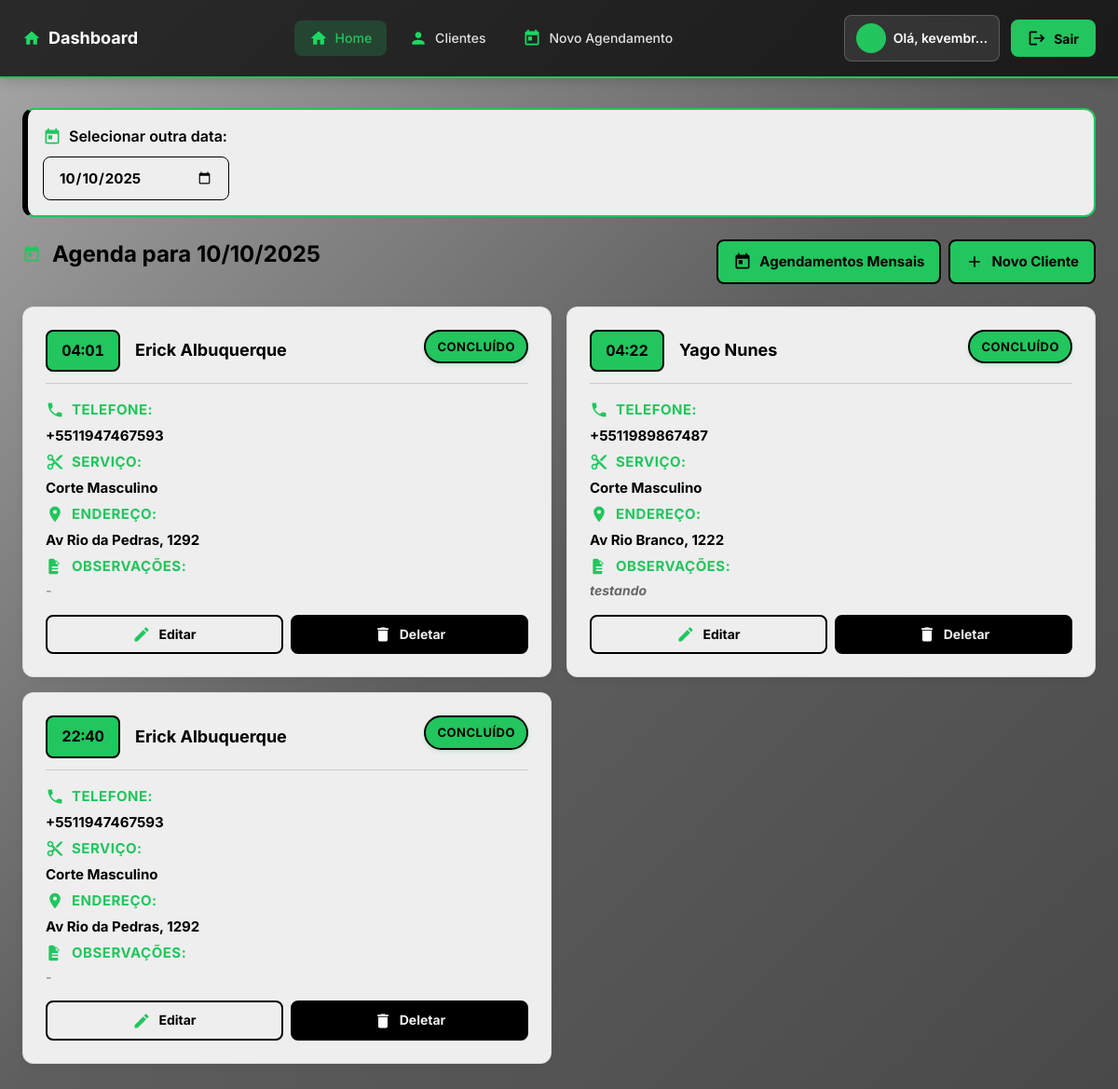
Screenshot of /painel/ (signed in) with the database file from the repository.
### agendamentos/models.py (models this page shows, shortened)
class Agendamento(models.Model):
    STATUS_CHOICES = [
        ('confirmado', 'Pendente'),
        ('a_caminho', 'À caminho'),
        ('concluido', 'Concluído'),
        ('cancelado', 'Cancelado'),
    ]
    cliente = models.ForeignKey(Cliente, on_delete=models.SET_NULL, null=True, blank=True, related_name='agendamentos')
    servico = models.ForeignKey(Servico, on_delete=models.PROTECT)
    data = models.DateField()
    hora = models.TimeField()
    status = models.CharField(max_length=15, choices=STATUS_CHOICES, default='confirmado')
    observacoes = models.TextField(blank=True, null=True)
    previsao_chegada = models.IntegerField(blank=True, null=True, help_text="Previsão de chegada em minutos")
    criado_em = models.DateTimeField(auto_now_add=True)
    class Meta:
        ordering = ['-data', '-hora']

class Cliente(models.Model):
    nome = models.CharField(max_length=100)
    telefone = models.CharField(max_length=15, unique=True, blank=True, null=True)
    endereco = models.TextField(blank=True, null=True, help_text="Endereço completo do cliente")
    observacoes = models.TextField(blank=True, null=True)

class Servico(models.Model):
    nome = models.CharField(max_length=100)
    descricao = models.TextField(blank=True, null=True)
    duracao = models.IntegerField(help_text="Duração em minutos")
    preco = models.DecimalField(max_digits=6, decimal_places=2)
    ativo = models.BooleanField(default=True)

### agendamentos/views.py (the view)
# urls.py: path('', views.painel_barbeiro, name='home'),
@login_required
def painel_barbeiro(request):
    data_selecionada = request.GET.get('data')
    if data_selecionada:
        try:
            data_selecionada = datetime.strptime(data_selecionada, '%Y-%m-%d').date()
        except ValueError:
            data_selecionada = date.today()
    else:
        data_selecionada = date.today()
    agendamentos = Agendamento.objects.filter(data=data_selecionada).order_by('hora')
    context = {
        'agendamentos': agendamentos,
        'data_selecionada': data_selecionada,
    }
    return render(request, 'agendamentos/painel_barbeiro.html', context)

### agendamentos/templates/agendamentos/painel_barbeiro.html (shortened to what this page needs)
{% extends 'agendamentos/base.html' %}
{% block content %}
<div class="date-selector">
    <form method="GET" action="{% url 'painel_barbeiro' %}" id="date-form">
        <label for="data">
            <span class="icon icon-calendar"></span>Selecionar outra data:
        </label>
        <input type="date" name="data" id="id_data" value="{{ data_selecionada|date:'Y-m-d' }}">
    </form>
</div>
<div class="dashboard-header mb-3">
    <h2>
        <span class="icon icon-calendar"></span>Agenda para {{ data_selecionada|date:"d/m/Y" }}
    </h2>
    <div class="dashboard-actions">
        <a href="{% url 'agendamentos_mensais' %}" class="btn btn-primary">
            <span class="icon icon-calendar"></span><span class="btn-text">Agendamentos Mensais</span>
        </a>
        <a href="{% url 'criar_cliente' %}" class="btn btn-success">
            <span class="icon icon-add"></span><span class="btn-text">Novo Cliente</span>
        </a>
    </div>
</div>
{% if agendamentos %}
    <div class="mobile-appointments">
        {% for agendamento in agendamentos %}
        <div class="appointment-card">
            <div class="appointment-header">
                <div class="appointment-main-info">
                    <div class="appointment-time">{{ agendamento.hora|time:"H:i" }}</div>
                    <div class="appointment-client-name">{{ agendamento.cliente.nome }}</div>
                </div>
                <div class="appointment-status
                    {% if agendamento.status == 'confirmado' %}status-confirmado
                    {% elif agendamento.status == 'a_caminho' %}status-a-caminho
                    {% elif agendamento.status == 'concluido' %}status-concluido
                    {% elif agendamento.status == 'cancelado' %}status-cancelado
                    {% endif %}">
                    {% if agendamento.status == 'confirmado' %}PENDENTE
                    {% elif agendamento.status == 'a_caminho' %}À CAMINHO
                    {% elif agendamento.status == 'concluido' %}CONCLUÍDO
                    {% elif agendamento.status == 'cancelado' %}CANCELADO
                    {% endif %}
                </div>
            </div>
            <div class="appointment-info">
                <div class="appointment-info-row">
                    <span class="appointment-info-label">
                        <span class="icon icon-phone"></span>Telefone:
                    </span>
                    <span class="appointment-info-value">
                        {% if agendamento.cliente.telefone %}
                            <a href="tel:{{ agendamento.cliente.telefone }}">{{ agendamento.cliente.telefone }}</a>
                        {% else %}
                            -
                        {% endif %}
                    </span>
                </div>
                <div class="appointment-info-row">
                    <span class="appointment-info-label">
                        <span class="icon icon-scissors"></span>Serviço:
                    </span>
                    <span class="appointment-info-value">{{ agendamento.servico.nome }}</span>
                </div>
                {% if agendamento.cliente.endereco %}
                <div class="appointment-info-row">
                    <span class="appointment-info-label">
                        <span class="icon icon-location"></span>Endereço:
                    </span>
                    <span class="appointment-info-value">
                        <a href="https://www.google.com/maps/search/?api=1&query={{ agendamento.cliente.endereco }}" target="_blank">
                            {{ agendamento.cliente.endereco|truncatechars:40 }}
                        </a>
                    </span>
                </div>
                {% endif %}
                <div class="appointment-info-row">
                    <span class="appointment-info-label">
                        <span class="icon icon-note"></span>Observações:
                    </span>
                    <span class="appointment-info-value observations-text">
                        {% if agendamento.observacoes %}
                            {{ agendamento.observacoes }}
                        {% else %}
                            <span class="no-observations">-</span>
                        {% endif %}
                    </span>
                </div>
            </div>
            <div class="appointment-actions">
                <a href="{% url 'editar_agendamento' agendamento.id %}" class="btn btn-sm btn-secondary" style="flex: 1;">
                    <span class="icon icon-edit"></span>Editar
                </a>
                <a href="{% url 'deletar_agendamento' agendamento.id %}" class="btn btn-sm btn-danger" style="flex: 1;">
                    <span class="icon icon-delete"></span>Deletar
                </a>
            </div>
        </div>
        {% endfor %}
    </div>
{% else %}
    <div class="no-appointments" style="text-align: center; padding: 2rem; color: var(--text-secondary);">
        <div style="font-size: 3rem; margin-bottom: 1rem;">📅</div>
        <p>Nenhum agendamento para a data selecionada.</p>
    </div>
{% endif %}
{% endblock %}

### agendamentos/templates/agendamentos/base.html (shortened to what this page needs)
{% load static %}
<!DOCTYPE html>
<html lang="pt-BR">
<head>
    <link rel="stylesheet" href="{% static 'agendamentos/style.css' %}">
</head>
<body>
    <header class="main-header">
        <div class="header-container">
            <div class="header-brand">
                <a href="{% url 'home' %}" class="brand-link">
                    <span class="icon icon-home brand-icon"></span>
                    <span class="brand-text">Dashboard</span>
                </a>
            </div>
            <nav class="header-nav">
                <ul class="nav-menu">
                    <li class="nav-item">
                        <a href="{% url 'home' %}" class="nav-link {% if request.resolver_match.url_name == 'painel_barbeiro' %}active{% endif %}">
                            <span class="icon icon-home"></span>
                            <span class="nav-text">Home</span>
                        </a>
                    </li>
                    {% if user.is_authenticated %}
                        <li class="nav-item">
                            <a href="{% url 'lista_clientes' %}" class="nav-link {% if request.resolver_match.url_name == 'lista_clientes' %}active{% endif %}">
                                <span class="icon icon-user"></span>
                                <span class="nav-text">Clientes</span>
                            </a>
                        </li>
                        <li class="nav-item">
                            <a href="{% url 'agendar' %}" class="nav-link {% if request.resolver_match.url_name == 'agendar' %}active{% endif %}">
                                <span class="icon icon-calendar"></span>
                                <span class="nav-text">Novo Agendamento</span>
                            </a>
                        </li>
                    {% endif %}
                </ul>
            </nav>
            <div class="header-actions">
                {% if user.is_authenticated %}
                    <div class="user-info">
                        <span class="user-avatar">
                            <span class="icon icon-user"></span>
                        </span>
                        <span class="user-name">Olá, {{ user.first_name|default:user.username|truncatechars:8 }}</span>
                    </div>
                    <form class="logout-form" action="{% url 'logout' %}" method="post">
                        <button type="submit" class="logout-btn">
                            <span class="icon icon-logout"></span>
                            <span class="logout-text">Sair</span>
                        </button>
                    </form>
                {% else %}
                    <a href="{% url 'login' %}" class="login-btn">
                        <span class="icon icon-lock"></span>
                        <span class="login-text">Entrar</span>
                    </a>
                {% endif %}
            </div>
        </div>
    </header>
    <div class="container">
        {% block content %}{% endblock %}
    </div>
</body>
</html>

### rows the page displays
Agendamento: hora "04:01", cliente.nome "Erick Albuquerque", status "CONCLUÍDO", cliente.telefone "+5511947467593", servico.nome "Corte Masculino", cliente.endereco "Av Rio da Pedras, 1292"
Agendamento: hora "04:22", cliente.nome "Yago Nunes", status "CONCLUÍDO", cliente.telefone "+5511989867487", servico.nome "Corte Masculino", cliente.endereco "Av Rio Branco, 1222", observacoes "testando"
Agendamento: hora "22:40", cliente.nome "Erick Albuquerque", status "CONCLUÍDO", cliente.telefone "+5511947467593", servico.nome "Corte Masculino", cliente.endereco "Av Rio da Pedras, 1292"

### other values shown
{{ user.first_name|default:user.username|truncatechars:8 }} "kevembr…"
{{ data_selecionada|date:"d/m/Y" }} "10/10/2025"
